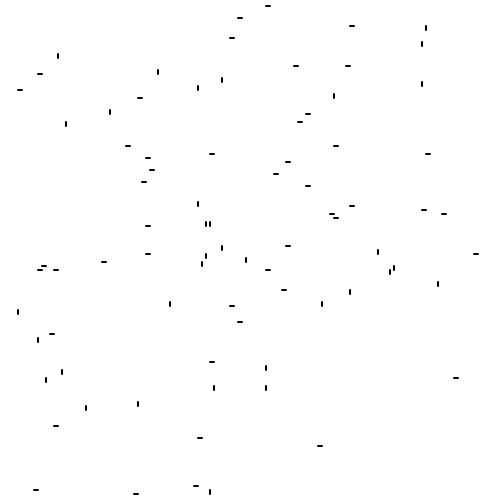
Frame 1 (no input)
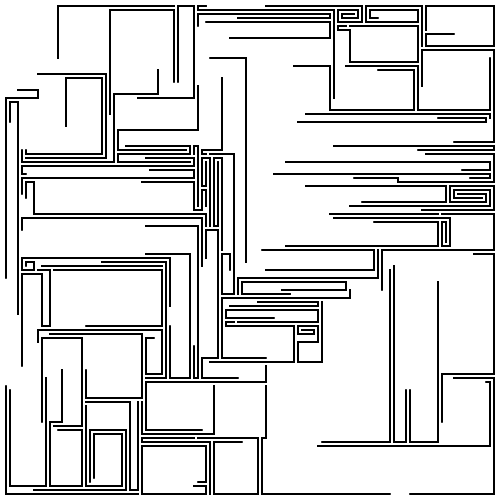
Frame 60 (no input)
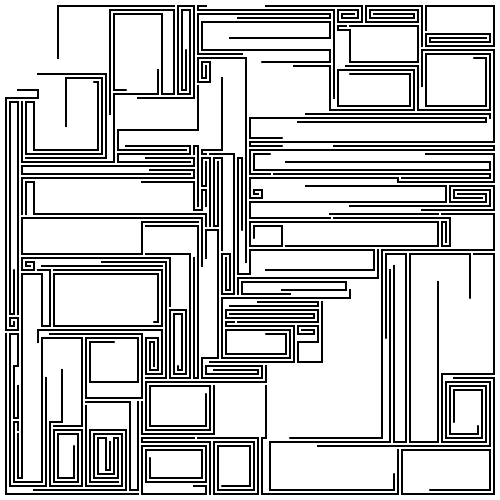
Frame 120 (the mouse pressed at the canvas centre since frame 60)

The p5.js sketch that drew these frames (run headless with seeded random() and noise() and a simulated clock; from frame 60 on, the mouse is pressed at the canvas centre):

// p5.js sketch
// ── sketch.js
var cheight = 500;
var cwidth = 500;

var noise_locality = 20;
var d = 1;
var line_thickness = 2;
var vis_length = 999;
var invis_length = 2;
var follow_prob = -1;
var retries = 4;

var arrow_size = 0;

var num = 100;
var particles = [];
var particles_2 = [];

var grid_sidelength = 4;
var noise_grid;
var used_grid;

var x_len;
var y_len;

function setup() {
  colorMode(HSB);
  renderer = createCanvas(cwidth, cheight);
  create_noisegrid();
  create_particles();
  create_particles_2();
}

function draw() {
  //renderer.drawingContext.__clearCanvas();
  let p1_finished = true;
  let p2_finished = false;

  //draw_grid();

  for (let i = 0; i < particles.length; i++) {
    particles[i].run(true);
    p1_finished = p1_finished && particles[i].stop;
  }

  if (p1_finished) {
    p2_finished = true;
    for (let i = 0; i < particles_2.length; i++) {
      particles_2[i].run(true);
      p2_finished = p2_finished && particles_2[i].stop;
    }
  }

  if (p2_finished) {
    noLoop();
    for (let i = 0; i < particles.length; i++) {
      particles[i].run(true);
      p1_finished = p1_finished && particles[i].stop;
    }
    for (let i = 0; i < particles_2.length; i++) {
      particles_2[i].run(true);
      p2_finished = p2_finished && particles_2[i].stop;
    }
    console.log("Done");
  }
}

// ── classes.js
class Particle {
  constructor(_loc, _dir, _color, _arrow_dir) {
    this.loc = _loc;
    this.dir = _dir;
    this.last_pos = [this.loc.copy()];
    this.line_pieces = [];
    this.stop = false;
    this.invisible = false;
    this.invis_timer = 0;
    this.vis_timer = 0;
    this.color = _color;
    this.arrow_dir = _arrow_dir;
    // var col;
  }
  run(show) {
    if (this.stop == false) {
      this.move();
    }
    if (show) {
      this.update();
    }
  }
  move() {
    let noise_value = noise_grid[this.loc.x][this.loc.y];

    if (random(1) < follow_prob) {
      this.dir = get_dir(noise_value);
    }

    let new_loc = this.loc.copy().add(this.dir);

    let retry = 0;
    while (
      !this.checkEdges(new_loc) &&
      used_grid[new_loc.x][new_loc.y] &&
      retry < retries
    ) {
      retry += 1;
      this.dir = get_dir((noise_value + retry * 2) % 8);
      new_loc = this.loc.copy().add(this.dir);
    }

    this.loc = new_loc;

    if (this.checkEdges(new_loc) || used_grid[this.loc.x][this.loc.y]) {
      if (this.invisible === false && this.last_pos.length > 2) {
        this.line_pieces.push(this.last_pos.map((x) => x.copy()));
        this.last_pos = [];
      }

      this.stop = true;
      return 0;
    }

    used_grid[this.loc.x][this.loc.y] = true;

    if (this.invisible == false) {
      this.last_pos.push(this.loc.copy());
      this.vis_timer += 1;
    } else {
      this.invis_timer += 1;
      if (this.invis_timer > invis_length) {
        this.invisible = false;
        this.invis_timer = 0;
      }
    }

    if (this.vis_timer > vis_length && this.invisible == false) {
      this.vis_timer = 0;
      this.invisible = true;
      this.line_pieces.push(this.last_pos.map((x) => x.copy()));
      this.last_pos = [];
    }
  }
  checkEdges(loc) {
    if (loc.x < 0 || loc.x >= x_len || loc.y < 0 || loc.y >= y_len) {
      this.stop = true;
      return true;
    }
    return false;
  }
  update() {
    push();
    stroke(this.color);
    strokeWeight(line_thickness);
    noFill();

    if (this.stop == false) {
      beginShape();
      for (let i = 0; i < this.last_pos.length; i++) {
        vertex(
          this.last_pos[i].x * grid_sidelength + grid_sidelength / 2,
          this.last_pos[i].y * grid_sidelength + grid_sidelength / 2
        );
      }
      endShape();
    }

    // draw each linepiece of the path
    for (let i = 0; i < this.line_pieces.length; i++) {
      let current_line_piece = this.line_pieces[i];

      beginShape();
      for (let j = 0; j < current_line_piece.length; j++) {
        vertex(
          current_line_piece[j].x * grid_sidelength + grid_sidelength / 2,
          current_line_piece[j].y * grid_sidelength + grid_sidelength / 2
        );
      }
      endShape();

      if (this.arrow_dir === -1) {
        continue;
      }
      // draw an arrow at the end of each linepiece
      if (this.arrow_dir === 1) {
        draw_arrow(current_line_piece[0], current_line_piece[1]);
      } else {
        draw_arrow(
          current_line_piece[current_line_piece.length - 1],
          current_line_piece[current_line_piece.length - 2]
        );
      }
    }
    pop();
  }
}

// ── functions.js
function create_noisegrid() {
  used_grid = new Array(round(cwidth / grid_sidelength));
  noise_grid = new Array(round(cwidth / grid_sidelength));
  for (var i = 0; i < noise_grid.length; i++) {
    noise_grid[i] = new Array(round(cheight / grid_sidelength));
    used_grid[i] = new Array(round(cheight / grid_sidelength));
    for (let j = 0; j < noise_grid[i].length; j++) {
      noise_grid[i][j] =
        int(
          map(
            noise(i / noise_locality, j / noise_locality),
            0.2,
            0.8,
            0,
            7,
            true
          ) / 2
        ) * 2;
      used_grid[i][j] = false;

      if (
        i == 0 ||
        j == 0 ||
        j == noise_grid[i].length - 1 ||
        i == noise_grid.length - 1
      ) {
        used_grid[i][j] = true;
      }
    }
  }

  x_len = noise_grid.length;
  y_len = noise_grid[0].length;
}

function draw_grid() {
  push();
  noFill();
  for (let i = 0; i < noise_grid.length; i++) {
    for (let j = 0; j < noise_grid[i].length; j++) {
      push();
      stroke(0);
      strokeWeight(1);
      translate(
        i * grid_sidelength + grid_sidelength / 2,
        j * grid_sidelength + grid_sidelength / 2
      );

      rect(
        -grid_sidelength / 2,
        -grid_sidelength / 2,
        grid_sidelength,
        grid_sidelength
      );

      pop();
    }
  }
  pop();
}

function create_particles() {
  particles = [];
  for (let i = 0; i < num; i++) {
    //x value start slightly outside the right of canvas, z value how close to viewer
    let loc_x = int(map(noise(i, 1), 0.2, 0.8, 0, x_len - 1, true));
    let loc_y = int(map(noise(1, i), 0.2, 0.8, 0, y_len - 1, true));

    if (used_grid[loc_x][loc_y] == true) {
      continue;
    }

    let loc = createVector(loc_x, loc_y);
    let noise_value = noise_grid[loc_x][loc_y];
    used_grid[loc_x][loc_y] = true;
    let dir = get_dir(noise_value);

    let p_color = color(30, 100, 0);

    particles.push(new Particle(loc, dir, p_color, 1));
  }
}

function create_particles_2() {
  particles_2 = [];
  for (let i = 0; i < num; i++) {
    //x value start slightly outside the right of canvas, z value how close to viewer
    let loc_x = int(map(noise(i, 2), 0.2, 0.8, 0, x_len - 1, true));
    let loc_y = int(map(noise(2, i), 0.2, 0.8, 0, y_len - 1, true));

    if (used_grid[loc_x][loc_y] == true) {
      continue;
    }

    let loc = createVector(loc_x, loc_y);
    let noise_value = noise_grid[loc_x][loc_y];
    used_grid[loc_x][loc_y] = true;
    let dir = get_dir(noise_value);

    let p_color = color(0, 100, 100);

    particles_2.push(new Particle(loc, dir, p_color, 0));
  }
}

function get_dir(noise_value) {
  let dir;

  if (noise_value == 0) {
    dir = createVector(0, -1);
    return dir;
  }
  if (noise_value == 1) {
    dir = createVector(1, -1);
    return dir;
  }
  if (noise_value == 2) {
    dir = createVector(1, 0);
    return dir;
  }
  if (noise_value == 3) {
    dir = createVector(1, 1);
    return dir;
  }
  if (noise_value == 4) {
    dir = createVector(0, 1);
    return dir;
  }
  if (noise_value == 5) {
    dir = createVector(-1, 1);
    return dir;
  }
  if (noise_value == 6) {
    dir = createVector(-1, 0);
    return dir;
  }
  if (noise_value == 7) {
    dir = createVector(-1, -1);
    return dir;
  }

  console.log("ERROR", noise_value);
}

function draw_arrow(curr_pos, prev_pos) {
  let heading = p5.Vector.sub(curr_pos, prev_pos);
  let angle = createVector(0, -1, 0).angleBetween(heading);

  push();
  translate(
    curr_pos.x * grid_sidelength + grid_sidelength / 2,
    curr_pos.y * grid_sidelength + grid_sidelength / 2
  );

  rotate(angle);

  line(0, 0, arrow_size, arrow_size);
  line(0, 0, -arrow_size, arrow_size);

  pop();
}
